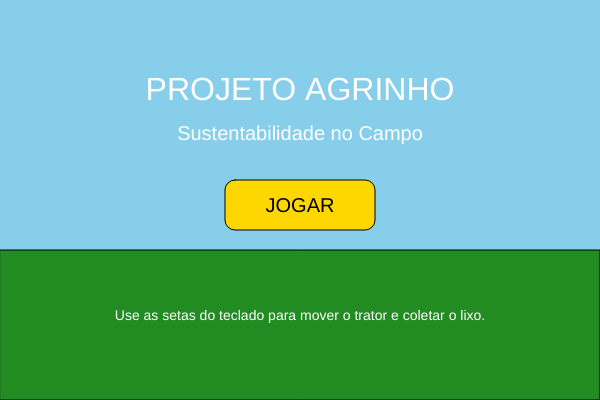
Frame 1 (no input)
Frame 60 (no input): identical to frame 1, image omitted
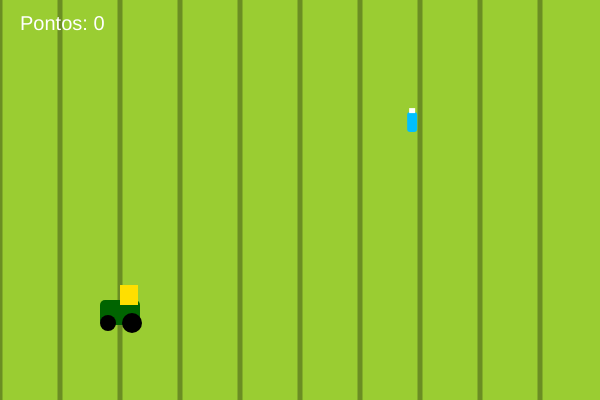
Frame 120 (the mouse pressed at the canvas centre since frame 60)

The p5.js sketch that drew these frames (run headless with seeded random() and noise() and a simulated clock; from frame 60 on, the mouse is pressed at the canvas centre):

// p5.js sketch
// ── sketch.js
// Variáveis do Trator (Jogador)
let tratorX = 100;
let tratorY = 300;
let tratorVel = 4;

// Variáveis do Item Reciclável (Objetivo)
let itemX, itemY;
let itemColetado = true;

// Variáveis do Jogo
let pontuacao = 0;
let tela = 0; // 0: Menu, 1: Jogo, 2: Fim de Jogo

function setup() {
  createCanvas(600, 400);
}

function draw() {
  if (tela === 0) {
    mostraMenu();
  } else if (tela === 1) {
    jogaPartida();
  } else if (tela === 2) {
    mostraFim();
  }
}

// --- TELAS DO JOGO ---

function mostraMenu() {
  background(135, 206, 235); // Céu azul
  
  // Gramado do menu
  fill(34, 139, 34);
  rect(0, 250, 600, 150);
  
  // Título do Projeto Agrinho
  fill(255);
  textAlign(CENTER);
  textSize(32);
  text("PROJETO AGRINHO", width / 2, 100);
  textSize(20);
  text("Sustentabilidade no Campo", width / 2, 140);
  
  // Botão Iniciar
  fill(255, 215, 0);
  rect(225, 180, 150, 50, 10);
  fill(0);
  text("JOGAR", width / 2, 212);
  
  // Instruções
  fill(255);
  textSize(14);
  text("Use as setas do teclado para mover o trator e coletar o lixo.", width / 2, 320);
}

function jogaPartida() {
  background(154, 205, 50); // Campo verde escuro
  
  // Desenha linhas da plantação ao fundo
  stroke(107, 142, 35);
  strokeWeight(5);
  for (let i = 0; i < width; i += 60) {
    line(i, 0, i, height);
  }
  noStroke();
  
  movimentaTrator();
  desenhaTrator(tratorX, tratorY);
  gerenciaItem();
  checaColisao();
  
  // Mostra Pontuação
  fill(255);
  textSize(20);
  textAlign(LEFT);
  text("Pontos: " + pontuacao, 20, 30);
  
  // Condição de Vitória temporária
  if (pontuacao >= 10) {
    tela = 2;
  }
}

function mostraFim() {
  background(34, 139, 34);
  
  fill(255);
  textAlign(CENTER);
  textSize(36);
  text("Parabéns, Agrinho!", width / 2, 150);
  textSize(20);
  text("Você limpou o campo com sucesso!", width / 2, 200);
  
  // Botão Reiniciar
  fill(255, 215, 0);
  rect(225, 250, 150, 50, 10);
  fill(0);
  text("Recomeçar", width / 2, 282);
}

// --- FUNÇÕES DE APOIO ---

function movimentaTrator() {
  if (keyIsDown(LEFT_ARROW) && tratorX > 20) tratorX -= tratorVel;
  if (keyIsDown(RIGHT_ARROW) && tratorX < width - 40) tratorX += tratorVel;
  if (keyIsDown(UP_ARROW) && tratorY > 20) tratorY -= tratorVel;
  if (keyIsDown(DOWN_ARROW) && tratorY < height - 30) tratorY += tratorVel;
}

function desenhaTrator(x, y) {
  // Corpo do Trator (Verde)
  fill(0, 100, 0);
  rect(x, y, 40, 25, 5);
  // Cabine (Amarela)
  fill(255, 223, 0);
  rect(x + 20, y - 15, 18, 20);
  // Rodas (Pretas)
  fill(0);
  ellipse(x + 8, y + 23, 16, 16);
  ellipse(x + 32, y + 23, 20, 20);
}

function gerenciaItem() {
  if (itemColetado) {
    itemX = random(50, width - 50);
    itemY = random(50, height - 50);
    itemColetado = false;
  }
  
  // Garrafa plástica (Lixo a ser coletado)
  fill(0, 191, 255);
  rect(itemX, itemY, 10, 20, 3);
  fill(255);
  rect(itemX + 2, itemY - 4, 6, 5);
}

function checaColisao() {
  // Distância simplificada entre o trator e o item
  let d = dist(tratorX + 20, tratorY + 10, itemX + 5, itemY + 10);
  if (d < 25) {
    pontuacao++;
    itemColetado = true;
  }
}

function mousePressed() {
  // Cliques de botão para navegar nas telas
  if (tela === 0) {
    if (mouseX > 225 && mouseX < 375 && mouseY > 180 && mouseY < 230) {
      tela = 1;
      pontuacao = 0;
    }
  } else if (tela === 2) {
    if (mouseX > 225 && mouseX < 375 && mouseY > 250 && mouseY < 300) {
      tela = 0;
      tratorX = 100;
      tratorY = 300;
    }
  }
}
